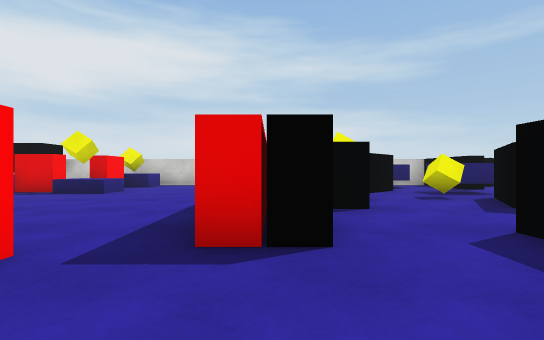
View 1 (above)

18 first-person views from a walk through a scene from a Unity 3-D project. The camera is 0.58 m above the floor, looks level and sees 85° across. The floor is counted in squares, 1 m on a side. Each view is taken from the middle of a square. On the plan, view 1 faces up. The plan holds only what a view shows up to about 9 squares ahead; the rest is blank. The player is left out. Surface patterns are stand-ins for the level's own textures.

View 2
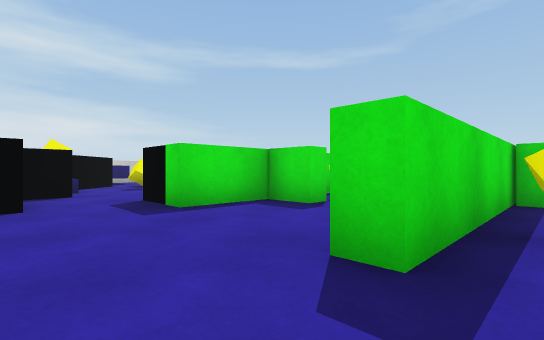

View 3
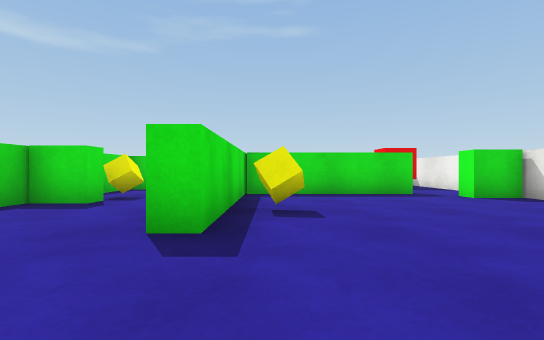

View 4
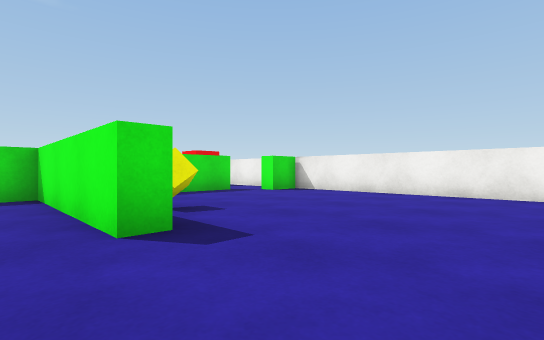

View 5
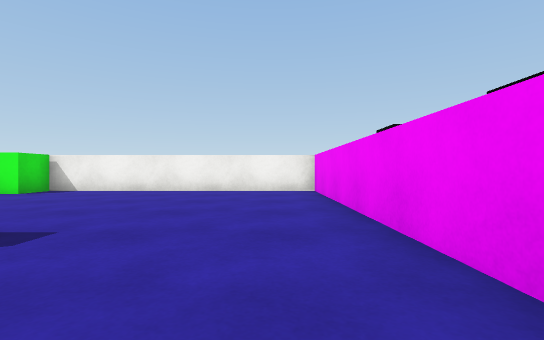

View 6
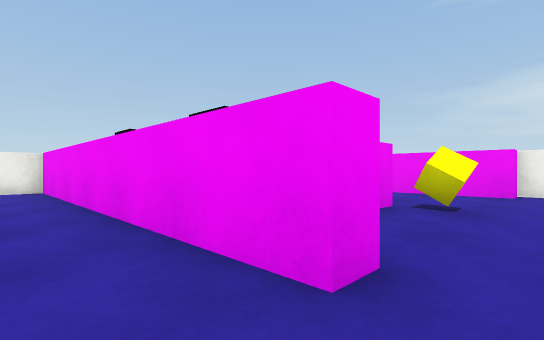

View 7
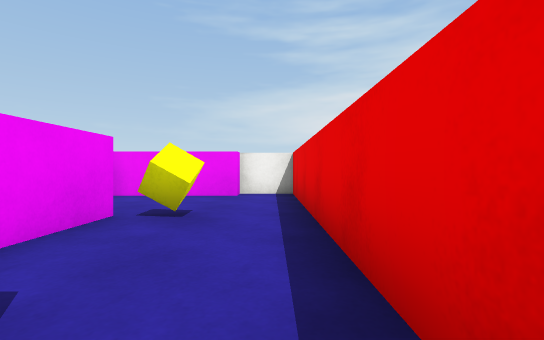

View 8
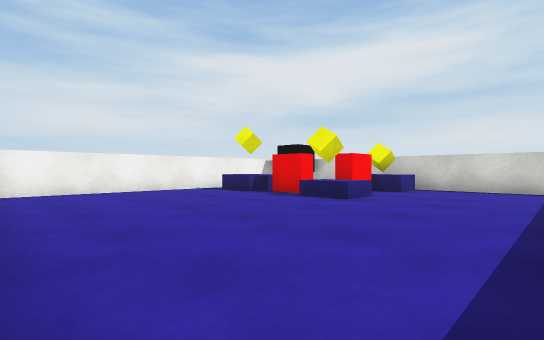

View 9
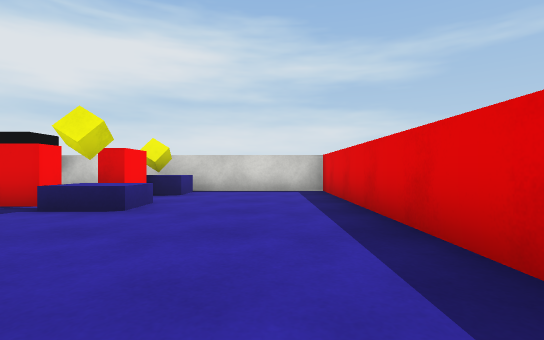

View 10
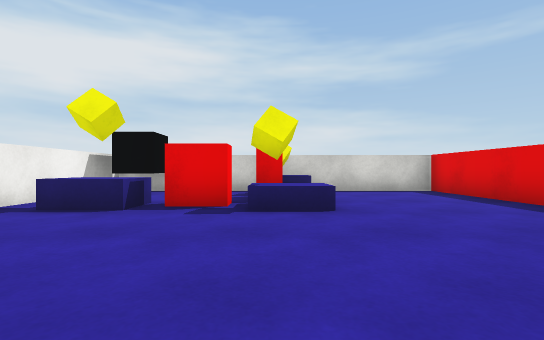

View 11
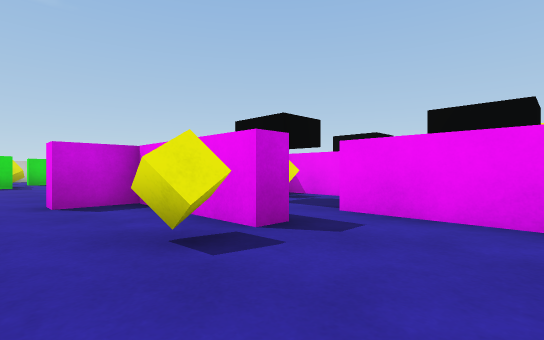

View 12
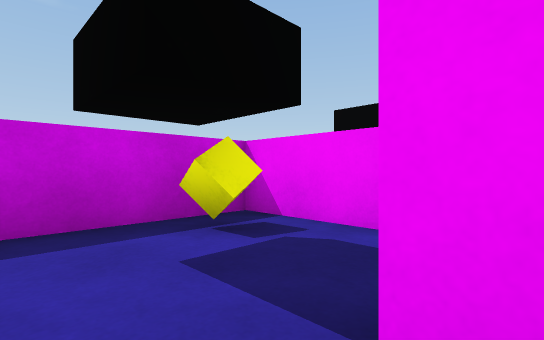

View 13
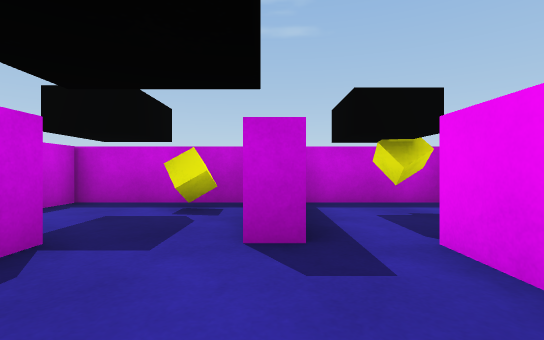

View 14
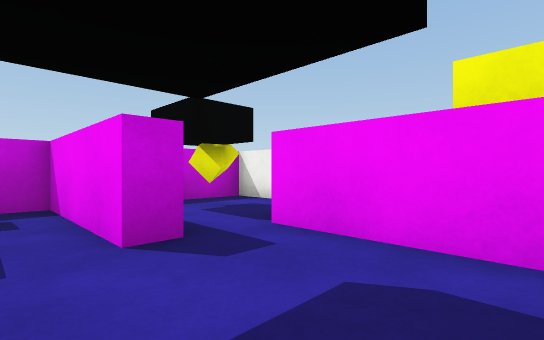

View 15
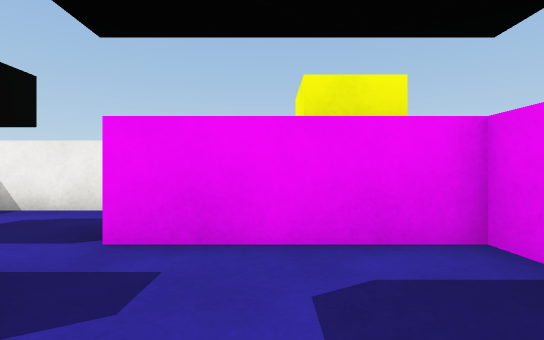

View 16
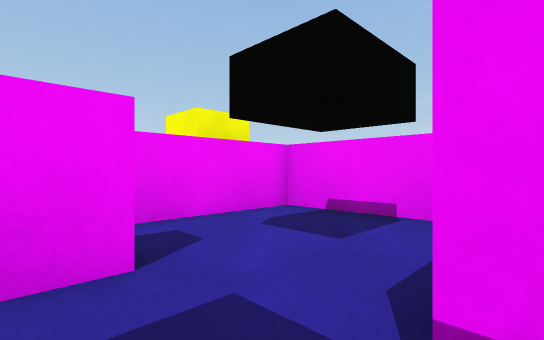

View 17
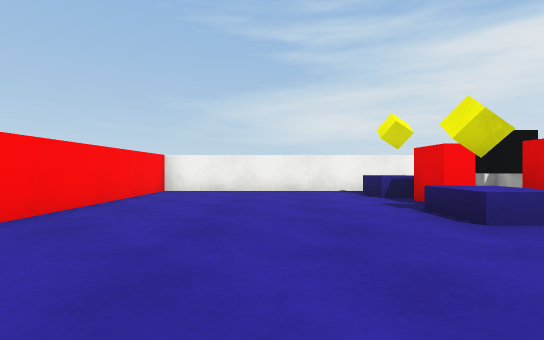

View 18
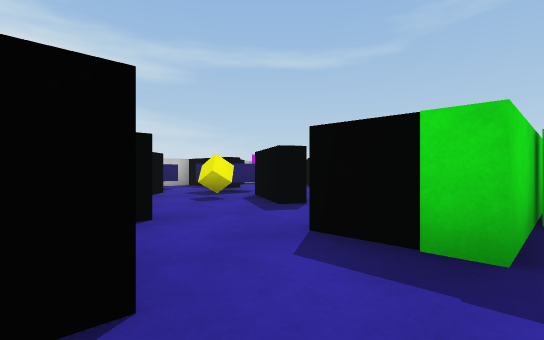

### Floor plan
Ten units are one square. View 1 is at (0, 0); x grows to the right and y downward. Boxes are objects, and circles mark ways between rooms. Rooms are numbered by the first view taken in them; rooms with no view inside come last. Other rooms are left out.
<svg viewBox="-97 -118 170 206">
<path fill="none" stroke="#000" d="M46 -2 41 -2 41 -12M5 -22 -6 -22M54 -12 22 -12 22 -28M-27 -2 -22 -2 -22 83 51 83 51 72 56 72M68 24 17 24 17 19 62 19 62 12M15 -44 6 -44M41 -42 37 -45 47 -63M62 65 62 24M55 -73 45 -73M35 -84 19 -69M-57 -82 -57 -77 -68 -77M-48 -95 -48 -86 -54 -86M-6 -45 -6 -113 -92 -113 -92 -20 -42 -20M-41 -82 -41 -71M-71 -84 -71 -72M-41 -109 -41 -99 -46 -99M-57 16 -57 10 -27 10 -27 -2M-87 -2 -87 26M-79 27 -56 27M-25 -15 -92 -15 -92 -2M-57 54 -57 48M-87 40 -87 63 -56 63M-56 32 -61 32M-57 48 -27 48 -27 15 -35 15M-46 83 -27 83 -27 55"/>
<rect x="5" y="-65" width="20" height="10" fill="#bbb"><title>yellow cube</title></rect>
<rect x="25" y="25" width="10" height="10" fill="#bbb"><title>yellow cube</title></rect>
<rect x="35" y="-65" width="10" height="10" fill="#bbb"><title>yellow cube</title></rect>
<rect x="45" y="-5" width="10" height="10" fill="#bbb"><title>yellow cube</title></rect>
<rect x="-85" y="-85" width="10" height="10" fill="#bbb"><title>yellow cube</title></rect>
<rect x="-85" y="-105" width="10" height="10" fill="#bbb"><title>black cube</title></rect>
<rect x="-55" y="-85" width="10" height="20" fill="#bbb"><title>yellow cube</title></rect>
<rect x="-65" y="-5" width="10" height="10" fill="#bbb"><title>yellow cube</title></rect>
<rect x="-35" y="35" width="10" height="10" fill="#bbb"><title>yellow cube</title></rect>
<rect x="-45" y="65" width="10" height="10" fill="#bbb"><title>yellow cube</title></rect>
<circle cx="-10" cy="-30" r="3" fill="#2a7"/>
<circle cx="-20" cy="-10" r="3" fill="#2a7"/>
<circle cx="-50" cy="20" r="3" fill="#2a7"/>
<circle cx="-60" cy="40" r="3" fill="#2a7"/>
<circle cx="-50" cy="60" r="3" fill="#2a7"/>
<text x="20" y="10">1</text>
<text x="-40" y="-70">2</text>
<text x="-60" y="0">3</text>
<text x="-70" y="50">4</text>
<text x="-40" y="30">5</text>
<text x="-40" y="60">6</text>
</svg>
Room 1 opens to room 2. Room 1 opens to room 3. Room 3 opens to room 5. Room 4 opens to room 5. Room 4 opens to room 6.

Where each view was taken, in squares from view 1:
view 1: 0 up, 0 right, facing up
view 2: 3 down, 0 right, facing up-right
view 3: 3 down, 1 left, facing right
view 4: 1 down, 1 left, facing down-right
view 5: 0 up, 1 left, facing down
view 6: 1 up, 1 left, facing down-left
view 7: 1 up, 2 left, facing left
view 8: 2 up, 1 left, facing up-left
view 9: 3 up, 2 left, facing up
view 10: 3 up, 5 left, facing up
view 11: 1 up, 8 left, facing down-right
view 12: 2 down, 6 left, facing down-right
view 13: 5 down, 8 left, facing right
view 14: 4 down, 8 left, facing down-right
view 15: 4 down, 7 left, facing down
view 16: 3 down, 5 left, facing down-left
view 17: 5 up, 1 left, facing left
view 18: 1 up, 0 right, facing up-right
